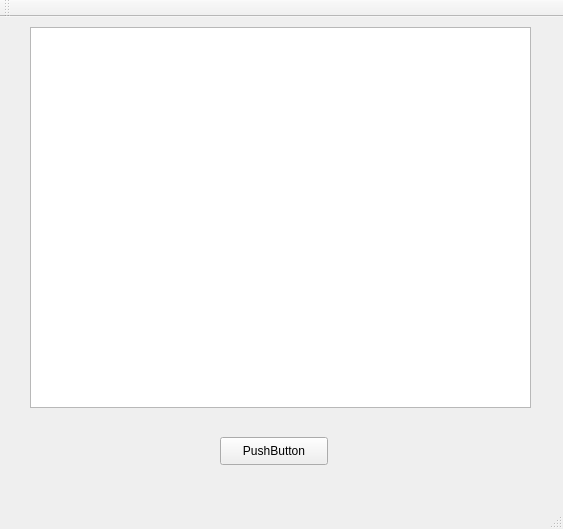
<?xml version="1.0" encoding="UTF-8"?>
<ui version="4.0">
 <class>MainWindow</class>
 <widget class="QMainWindow" name="MainWindow">
  <property name="geometry">
   <rect>
    <x>0</x>
    <y>0</y>
    <width>563</width>
    <height>529</height>
   </rect>
  </property>
  <property name="windowTitle">
   <string>MainWindow</string>
  </property>
  <widget class="QWidget" name="centralWidget">
   <widget class="QTextEdit" name="textEdit">
    <property name="geometry">
     <rect>
      <x>30</x>
      <y>10</y>
      <width>501</width>
      <height>381</height>
     </rect>
    </property>
   </widget>
   <widget class="QPushButton" name="pushButton">
    <property name="geometry">
     <rect>
      <x>220</x>
      <y>420</y>
      <width>108</width>
      <height>28</height>
     </rect>
    </property>
    <property name="text">
     <string>PushButton</string>
    </property>
   </widget>
  </widget>
  <widget class="QMenuBar" name="menuBar">
   <property name="geometry">
    <rect>
     <x>0</x>
     <y>0</y>
     <width>563</width>
     <height>32</height>
    </rect>
   </property>
  </widget>
  <widget class="QToolBar" name="mainToolBar">
   <attribute name="toolBarArea">
    <enum>TopToolBarArea</enum>
   </attribute>
   <attribute name="toolBarBreak">
    <bool>false</bool>
   </attribute>
  </widget>
  <widget class="QStatusBar" name="statusBar"/>
 </widget>
 <layoutdefault spacing="6" margin="11"/>
 <resources/>
 <connections/>
</ui>
